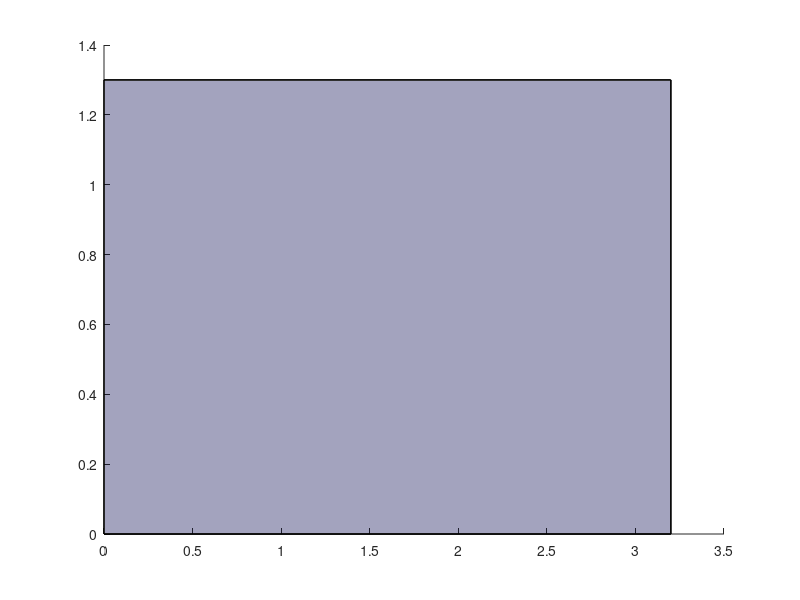

MATLAB code for this plot:
clear; clc; close all; 

figure
sx = 3.2;
sy = 1.3
sz = 2.0;
x=[0 1 1 0 0 0;1 1 0 0 1 1;1 1 0 0 1 1;0 1 1 0 0 0]*sx;
y=[0 0 1 1 0 0;0 1 1 0 0 0;0 1 1 0 1 1;0 0 1 1 1 1]*sy;
z=[0 0 0 0 0 1;0 0 0 0 0 1;1 1 1 1 0 1;1 1 1 1 0 1]*sz;
for i=1:6
    h=patch(x(:,i),y(:,i),z(:,i),[0 0 0.3]);
    set(h,'edgecolor','k','FaceAlpha',0.2)
end

